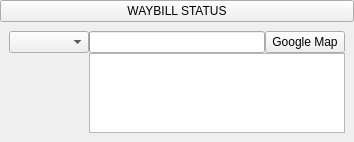
           <widget class="DataFrame" name="statusDataFrame">
            <layout class="QVBoxLayout" name="verticalLayout_4">
             <property name="spacing">
              <number>0</number>
             </property>
             <property name="leftMargin">
              <number>0</number>
             </property>
             <property name="topMargin">
              <number>0</number>
             </property>
             <property name="rightMargin">
              <number>0</number>
             </property>
             <property name="bottomMargin">
              <number>0</number>
             </property>
             <item>
              <widget class="QPushButton" name="statusTitle">
               <property name="text">
                <string>WAYBILL STATUS</string>
               </property>
               <property name="checkable">
                <bool>true</bool>
               </property>
              </widget>
             </item>
             <item>
              <widget class="QWidget" name="statusWidget" native="true">
               <layout class="QGridLayout" name="gridLayout_55">
                <item row="0" column="0">
                 <widget class="WidgetGroup" name="statusWidgetGroup" native="true">
                  <layout class="QGridLayout" name="gridLayout_31">
                   <property name="leftMargin">
                    <number>0</number>
                   </property>
                   <property name="topMargin">
                    <number>0</number>
                   </property>
                   <property name="rightMargin">
                    <number>0</number>
                   </property>
                   <property name="bottomMargin">
                    <number>0</number>
                   </property>
                   <property name="spacing">
                    <number>0</number>
                   </property>
                   <item row="1" column="0">
                    <widget class="QComboBox" name="statusComboBox">
                     <property name="sizePolicy">
                      <sizepolicy hsizetype="Minimum" vsizetype="Preferred">
                       <horstretch>0</horstretch>
                       <verstretch>0</verstretch>
                      </sizepolicy>
                     </property>
                    </widget>
                   </item>
                   <item row="2" column="0">
                    <widget class="QLabel" name="statusIconLabel">
                     <property name="sizePolicy">
                      <sizepolicy hsizetype="Fixed" vsizetype="Fixed">
                       <horstretch>0</horstretch>
                       <verstretch>0</verstretch>
                      </sizepolicy>
                     </property>
                     <property name="minimumSize">
                      <size>
                       <width>80</width>
                       <height>80</height>
                      </size>
                     </property>
                     <property name="maximumSize">
                      <size>
                       <width>80</width>
                       <height>80</height>
                      </size>
                     </property>
                     <property name="text">
                      <string/>
                     </property>
                     <property name="pixmap">
                      <pixmap resource="Gui.qrc">:/Gui/Icon/Warnings/Medium/Error.png</pixmap>
                     </property>
                     <property name="alignment">
                      <set>Qt::AlignCenter</set>
                     </property>
                    </widget>
                   </item>
                   <item row="1" column="1">
                    <widget class="QProgressBar" name="statusProgressBar">
                     <property name="sizePolicy">
                      <sizepolicy hsizetype="Expanding" vsizetype="Preferred">
                       <horstretch>0</horstretch>
                       <verstretch>0</verstretch>
                      </sizepolicy>
                     </property>
                     <property name="alignment">
                      <set>Qt::AlignCenter</set>
                     </property>
                    </widget>
                   </item>
                   <item row="1" column="2">
                    <widget class="QPushButton" name="statusGoogleMapPushButton">
                     <property name="sizePolicy">
                      <sizepolicy hsizetype="Minimum" vsizetype="Preferred">
                       <horstretch>0</horstretch>
                       <verstretch>0</verstretch>
                      </sizepolicy>
                     </property>
                     <property name="text">
                      <string>Google Map</string>
                     </property>
                    </widget>
                   </item>
                   <item row="2" column="1" colspan="2">
                    <widget class="QTextEdit" name="statusCommentTextEdit">
                     <property name="sizePolicy">
                      <sizepolicy hsizetype="Expanding" vsizetype="Fixed">
                       <horstretch>0</horstretch>
                       <verstretch>0</verstretch>
                      </sizepolicy>
                     </property>
                     <property name="minimumSize">
                      <size>
                       <width>0</width>
                       <height>80</height>
                      </size>
                     </property>
                     <property name="maximumSize">
                      <size>
                       <width>16777215</width>
                       <height>80</height>
                      </size>
                     </property>
                    </widget>
                   </item>
                  </layout>
                 </widget>
                </item>
               </layout>
              </widget>
             </item>
            </layout>
           </widget>
